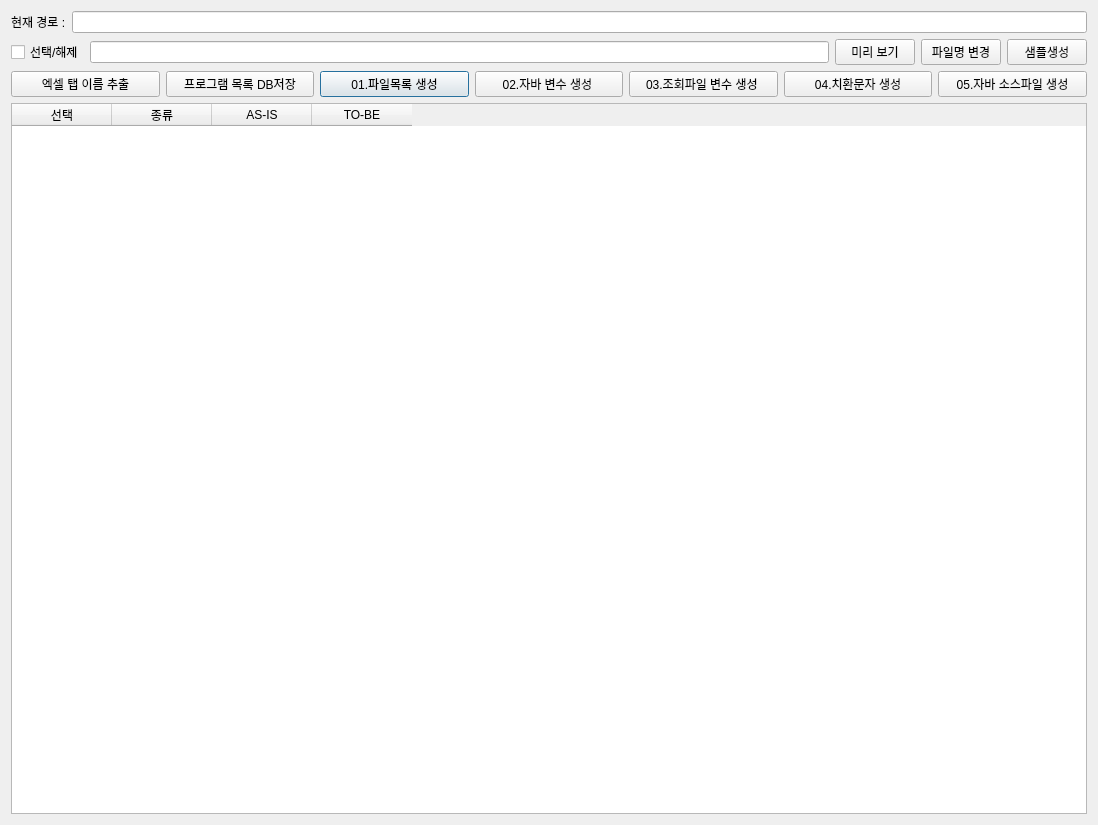
<?xml version="1.0" encoding="UTF-8"?>
<ui version="4.0">
 <class>Dialog</class>
 <widget class="QDialog" name="Dialog">
  <property name="geometry">
   <rect>
    <x>0</x>
    <y>0</y>
    <width>1098</width>
    <height>825</height>
   </rect>
  </property>
  <property name="windowTitle">
   <string>파일명 일괄변경</string>
  </property>
  <property name="windowIcon">
   <iconset>
    <normaloff>../img/rename.png</normaloff>../img/rename.png</iconset>
  </property>
  <layout class="QGridLayout" name="gridLayout_5">
   <item row="3" column="0">
    <layout class="QGridLayout" name="gridLayout_6">
     <item row="0" column="2">
      <widget class="QPushButton" name="btnMakeFileList">
       <property name="text">
        <string>01.파일목록 생성</string>
       </property>
      </widget>
     </item>
     <item row="0" column="3">
      <widget class="QPushButton" name="btnExcelJavaVar">
       <property name="text">
        <string>02.자바 변수 생성 </string>
       </property>
      </widget>
     </item>
     <item row="0" column="5">
      <widget class="QPushButton" name="btnMakeSelectQuery">
       <property name="text">
        <string>03.조회파일 변수 생성 </string>
       </property>
      </widget>
     </item>
     <item row="0" column="7">
      <widget class="QPushButton" name="btnMakeJavaFiles">
       <property name="text">
        <string>05.자바 소스파일 생성</string>
       </property>
      </widget>
     </item>
     <item row="0" column="1">
      <widget class="QPushButton" name="btnExcelFileList">
       <property name="text">
        <string>프로그램 목록 DB저장</string>
       </property>
      </widget>
     </item>
     <item row="0" column="0">
      <widget class="QPushButton" name="btnExcelTabList">
       <property name="text">
        <string>엑셀 탭 이름 추출</string>
       </property>
      </widget>
     </item>
     <item row="0" column="6">
      <widget class="QPushButton" name="btnMakReplaceData">
       <property name="text">
        <string>04.치환문자 생성</string>
       </property>
      </widget>
     </item>
    </layout>
   </item>
   <item row="7" column="0">
    <layout class="QGridLayout" name="gridLayout_2">
     <item row="0" column="0">
      <widget class="QTableWidget" name="tblFiles">
       <column>
        <property name="text">
         <string>선택</string>
        </property>
       </column>
       <column>
        <property name="text">
         <string>종류</string>
        </property>
       </column>
       <column>
        <property name="text">
         <string>AS-IS</string>
        </property>
       </column>
       <column>
        <property name="text">
         <string>TO-BE</string>
        </property>
       </column>
      </widget>
     </item>
    </layout>
   </item>
   <item row="0" column="0">
    <layout class="QGridLayout" name="gridLayout_4">
     <item row="0" column="0">
      <widget class="QLabel" name="label">
       <property name="text">
        <string>현재 경로 :</string>
       </property>
      </widget>
     </item>
     <item row="0" column="1">
      <widget class="QLineEdit" name="txtUrl"/>
     </item>
    </layout>
   </item>
   <item row="8" column="0">
    <layout class="QGridLayout" name="gridLayout_3"/>
   </item>
   <item row="1" column="0">
    <layout class="QGridLayout" name="gridLayout">
     <item row="0" column="1">
      <widget class="QLineEdit" name="txtReplace"/>
     </item>
     <item row="0" column="0">
      <widget class="QCheckBox" name="chkAll">
       <property name="minimumSize">
        <size>
         <width>0</width>
         <height>0</height>
        </size>
       </property>
       <property name="text">
        <string>선택/해제</string>
       </property>
      </widget>
     </item>
     <item row="0" column="5">
      <widget class="QPushButton" name="btnMakeFile">
       <property name="enabled">
        <bool>true</bool>
       </property>
       <property name="text">
        <string>샘플생성</string>
       </property>
      </widget>
     </item>
     <item row="0" column="3">
      <widget class="QPushButton" name="btnTest">
       <property name="text">
        <string>미리 보기</string>
       </property>
      </widget>
     </item>
     <item row="0" column="4">
      <widget class="QPushButton" name="btnApplyRename">
       <property name="minimumSize">
        <size>
         <width>0</width>
         <height>0</height>
        </size>
       </property>
       <property name="text">
        <string>파일명 변경</string>
       </property>
      </widget>
     </item>
    </layout>
   </item>
  </layout>
 </widget>
 <resources/>
 <connections/>
</ui>
